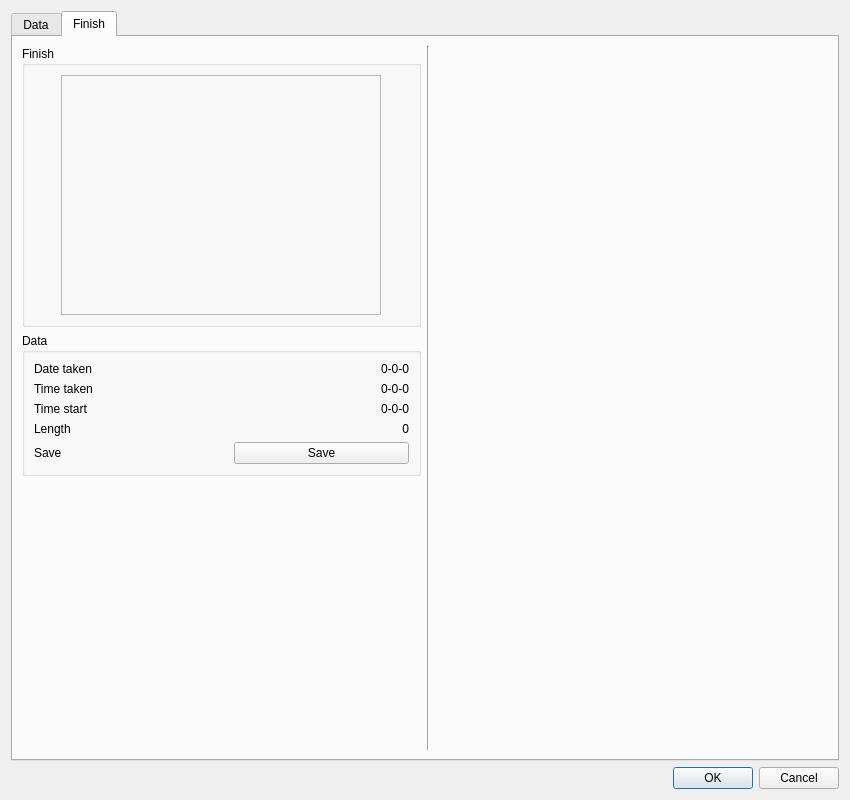
<?xml version="1.0" encoding="UTF-8"?>
<ui version="4.0">
 <class>Athlete</class>
 <widget class="QDialog" name="Athlete">
  <property name="windowModality">
   <enum>Qt::WindowModal</enum>
  </property>
  <property name="geometry">
   <rect>
    <x>0</x>
    <y>0</y>
    <width>850</width>
    <height>800</height>
   </rect>
  </property>
  <property name="minimumSize">
   <size>
    <width>850</width>
    <height>800</height>
   </size>
  </property>
  <property name="focusPolicy">
   <enum>Qt::NoFocus</enum>
  </property>
  <property name="windowTitle">
   <string>Athlete</string>
  </property>
  <property name="modal">
   <bool>true</bool>
  </property>
  <layout class="QVBoxLayout" name="verticalLayout_3">
   <item>
    <widget class="QTabWidget" name="tab">
     <property name="focusPolicy">
      <enum>Qt::NoFocus</enum>
     </property>
     <property name="currentIndex">
      <number>1</number>
     </property>
     <widget class="QWidget" name="pgData">
      <attribute name="title">
       <string>Data</string>
      </attribute>
      <layout class="QHBoxLayout" name="horizontalLayout">
       <item>
        <layout class="QVBoxLayout" name="vlDataL">
         <item>
          <widget class="QGroupBox" name="grpAthlete">
           <property name="focusPolicy">
            <enum>Qt::StrongFocus</enum>
           </property>
           <property name="title">
            <string>Athlete</string>
           </property>
           <layout class="QVBoxLayout" name="verticalLayout_4">
            <item>
             <layout class="QHBoxLayout" name="horizontalLayout_2">
              <item>
               <widget class="QLabel" name="lblHeadingName">
                <property name="text">
                 <string>Name</string>
                </property>
               </widget>
              </item>
              <item>
               <widget class="QLineEdit" name="edtName">
                <property name="minimumSize">
                 <size>
                  <width>175</width>
                  <height>0</height>
                 </size>
                </property>
                <property name="maximumSize">
                 <size>
                  <width>175</width>
                  <height>16777215</height>
                 </size>
                </property>
                <property name="placeholderText">
                 <string>John</string>
                </property>
               </widget>
              </item>
             </layout>
            </item>
            <item>
             <layout class="QHBoxLayout" name="horizontalLayout_3">
              <item>
               <widget class="QLabel" name="lblHeadingSurname">
                <property name="text">
                 <string>Surname</string>
                </property>
               </widget>
              </item>
              <item>
               <widget class="QLineEdit" name="edtSurname">
                <property name="minimumSize">
                 <size>
                  <width>175</width>
                  <height>0</height>
                 </size>
                </property>
                <property name="maximumSize">
                 <size>
                  <width>175</width>
                  <height>16777215</height>
                 </size>
                </property>
                <property name="placeholderText">
                 <string>Doe</string>
                </property>
               </widget>
              </item>
             </layout>
            </item>
            <item>
             <layout class="QHBoxLayout" name="horizontalLayout_4">
              <item>
               <widget class="QLabel" name="lblHeadingAge">
                <property name="text">
                 <string>Age</string>
                </property>
               </widget>
              </item>
              <item>
               <widget class="QSpinBox" name="spnAge">
                <property name="minimumSize">
                 <size>
                  <width>175</width>
                  <height>0</height>
                 </size>
                </property>
                <property name="maximumSize">
                 <size>
                  <width>175</width>
                  <height>16777215</height>
                 </size>
                </property>
                <property name="minimum">
                 <number>3</number>
                </property>
                <property name="maximum">
                 <number>150</number>
                </property>
               </widget>
              </item>
             </layout>
            </item>
            <item>
             <layout class="QHBoxLayout" name="horizontalLayout_5">
              <item>
               <widget class="QLabel" name="lblHeadingLane">
                <property name="text">
                 <string>Lane</string>
                </property>
               </widget>
              </item>
              <item>
               <widget class="QComboBox" name="cmbLane">
                <property name="enabled">
                 <bool>false</bool>
                </property>
                <property name="minimumSize">
                 <size>
                  <width>175</width>
                  <height>0</height>
                 </size>
                </property>
                <property name="maximumSize">
                 <size>
                  <width>175</width>
                  <height>16777215</height>
                 </size>
                </property>
               </widget>
              </item>
             </layout>
            </item>
           </layout>
          </widget>
         </item>
         <item>
          <spacer name="verticalSpacer">
           <property name="orientation">
            <enum>Qt::Vertical</enum>
           </property>
           <property name="sizeHint" stdset="0">
            <size>
             <width>20</width>
             <height>40</height>
            </size>
           </property>
          </spacer>
         </item>
         <item>
          <spacer name="horizontalSpacer_5">
           <property name="orientation">
            <enum>Qt::Horizontal</enum>
           </property>
           <property name="sizeHint" stdset="0">
            <size>
             <width>40</width>
             <height>20</height>
            </size>
           </property>
          </spacer>
         </item>
         <item>
          <spacer name="horizontalSpacer">
           <property name="orientation">
            <enum>Qt::Horizontal</enum>
           </property>
           <property name="sizeHint" stdset="0">
            <size>
             <width>0</width>
             <height>0</height>
            </size>
           </property>
          </spacer>
         </item>
        </layout>
       </item>
       <item>
        <widget class="Line" name="line1">
         <property name="orientation">
          <enum>Qt::Vertical</enum>
         </property>
        </widget>
       </item>
       <item>
        <layout class="QVBoxLayout" name="vlDataR">
         <item>
          <widget class="QGroupBox" name="grpHelp">
           <property name="title">
            <string>Help</string>
           </property>
           <layout class="QVBoxLayout" name="verticalLayout_5">
            <item>
             <widget class="QLabel" name="lblHelp">
              <property name="text">
               <string>Add common information about the athlete here.</string>
              </property>
              <property name="wordWrap">
               <bool>true</bool>
              </property>
             </widget>
            </item>
           </layout>
          </widget>
         </item>
         <item>
          <spacer name="verticalSpacer_2">
           <property name="orientation">
            <enum>Qt::Vertical</enum>
           </property>
           <property name="sizeHint" stdset="0">
            <size>
             <width>20</width>
             <height>40</height>
            </size>
           </property>
          </spacer>
         </item>
         <item>
          <spacer name="horizontalSpacer_6">
           <property name="orientation">
            <enum>Qt::Horizontal</enum>
           </property>
           <property name="sizeHint" stdset="0">
            <size>
             <width>40</width>
             <height>20</height>
            </size>
           </property>
          </spacer>
         </item>
         <item>
          <spacer name="horizontalSpacer_2">
           <property name="orientation">
            <enum>Qt::Horizontal</enum>
           </property>
           <property name="sizeHint" stdset="0">
            <size>
             <width>0</width>
             <height>0</height>
            </size>
           </property>
          </spacer>
         </item>
        </layout>
       </item>
      </layout>
     </widget>
     <widget class="QWidget" name="pgFinish">
      <attribute name="title">
       <string>Finish</string>
      </attribute>
      <layout class="QHBoxLayout" name="horizontalLayout_6">
       <item>
        <layout class="QVBoxLayout" name="vlFinishL">
         <item>
          <widget class="QGroupBox" name="grpFinish">
           <property name="title">
            <string>Finish</string>
           </property>
           <layout class="QVBoxLayout" name="verticalLayout_8">
            <item>
             <layout class="QHBoxLayout" name="horizontalLayout_7">
              <property name="bottomMargin">
               <number>0</number>
              </property>
              <item>
               <widget class="QLabel" name="lblImage">
                <property name="minimumSize">
                 <size>
                  <width>320</width>
                  <height>240</height>
                 </size>
                </property>
                <property name="maximumSize">
                 <size>
                  <width>320</width>
                  <height>240</height>
                 </size>
                </property>
                <property name="frameShape">
                 <enum>QFrame::StyledPanel</enum>
                </property>
                <property name="text">
                 <string/>
                </property>
                <property name="pixmap">
                 <pixmap resource="images.qrc">:/pic/no_image.jpg</pixmap>
                </property>
                <property name="scaledContents">
                 <bool>true</bool>
                </property>
               </widget>
              </item>
             </layout>
            </item>
           </layout>
          </widget>
         </item>
         <item>
          <widget class="QGroupBox" name="grpData">
           <property name="title">
            <string>Data</string>
           </property>
           <layout class="QVBoxLayout" name="verticalLayout_9">
            <item>
             <layout class="QHBoxLayout" name="horizontalLayout_8">
              <property name="bottomMargin">
               <number>0</number>
              </property>
              <item>
               <widget class="QLabel" name="lblHeadingDateTaken">
                <property name="text">
                 <string>Date taken</string>
                </property>
               </widget>
              </item>
              <item>
               <widget class="QLabel" name="lblDateTaken">
                <property name="text">
                 <string>0-0-0</string>
                </property>
                <property name="alignment">
                 <set>Qt::AlignRight|Qt::AlignTrailing|Qt::AlignVCenter</set>
                </property>
               </widget>
              </item>
             </layout>
            </item>
            <item>
             <layout class="QHBoxLayout" name="horizontalLayout_9">
              <property name="bottomMargin">
               <number>0</number>
              </property>
              <item>
               <widget class="QLabel" name="lblHeadingTimeTaken">
                <property name="text">
                 <string>Time taken</string>
                </property>
               </widget>
              </item>
              <item>
               <widget class="QLabel" name="lblTimeTaken">
                <property name="text">
                 <string>0-0-0</string>
                </property>
                <property name="alignment">
                 <set>Qt::AlignRight|Qt::AlignTrailing|Qt::AlignVCenter</set>
                </property>
               </widget>
              </item>
             </layout>
            </item>
            <item>
             <layout class="QHBoxLayout" name="horizontalLayout_10">
              <property name="bottomMargin">
               <number>0</number>
              </property>
              <item>
               <widget class="QLabel" name="lblHeadingTime">
                <property name="text">
                 <string>Time start</string>
                </property>
               </widget>
              </item>
              <item>
               <widget class="QLabel" name="lblTimeStart">
                <property name="text">
                 <string>0-0-0</string>
                </property>
                <property name="alignment">
                 <set>Qt::AlignRight|Qt::AlignTrailing|Qt::AlignVCenter</set>
                </property>
               </widget>
              </item>
             </layout>
            </item>
            <item>
             <layout class="QHBoxLayout" name="horizontalLayout_12">
              <property name="bottomMargin">
               <number>0</number>
              </property>
              <item>
               <widget class="QLabel" name="lblHeadingLength">
                <property name="text">
                 <string>Length</string>
                </property>
               </widget>
              </item>
              <item>
               <widget class="QLabel" name="lblLength">
                <property name="text">
                 <string>0</string>
                </property>
                <property name="alignment">
                 <set>Qt::AlignRight|Qt::AlignTrailing|Qt::AlignVCenter</set>
                </property>
               </widget>
              </item>
             </layout>
            </item>
            <item>
             <layout class="QHBoxLayout" name="horizontalLayout_11">
              <property name="bottomMargin">
               <number>0</number>
              </property>
              <item>
               <widget class="QLabel" name="lblHeadingSave">
                <property name="text">
                 <string>Save</string>
                </property>
               </widget>
              </item>
              <item>
               <widget class="QPushButton" name="btnSave">
                <property name="minimumSize">
                 <size>
                  <width>175</width>
                  <height>0</height>
                 </size>
                </property>
                <property name="maximumSize">
                 <size>
                  <width>175</width>
                  <height>16777215</height>
                 </size>
                </property>
                <property name="text">
                 <string>Save</string>
                </property>
               </widget>
              </item>
             </layout>
            </item>
           </layout>
          </widget>
         </item>
         <item>
          <spacer name="verticalSpacer_3">
           <property name="orientation">
            <enum>Qt::Vertical</enum>
           </property>
           <property name="sizeHint" stdset="0">
            <size>
             <width>20</width>
             <height>40</height>
            </size>
           </property>
          </spacer>
         </item>
         <item>
          <spacer name="horizontalSpacer_3">
           <property name="orientation">
            <enum>Qt::Horizontal</enum>
           </property>
           <property name="sizeHint" stdset="0">
            <size>
             <width>40</width>
             <height>20</height>
            </size>
           </property>
          </spacer>
         </item>
        </layout>
       </item>
       <item>
        <widget class="Line" name="line2">
         <property name="orientation">
          <enum>Qt::Vertical</enum>
         </property>
        </widget>
       </item>
       <item>
        <layout class="QVBoxLayout" name="vlFinishR">
         <item>
          <spacer name="verticalSpacer_4">
           <property name="orientation">
            <enum>Qt::Vertical</enum>
           </property>
           <property name="sizeHint" stdset="0">
            <size>
             <width>20</width>
             <height>40</height>
            </size>
           </property>
          </spacer>
         </item>
         <item>
          <spacer name="horizontalSpacer_4">
           <property name="orientation">
            <enum>Qt::Horizontal</enum>
           </property>
           <property name="sizeHint" stdset="0">
            <size>
             <width>40</width>
             <height>20</height>
            </size>
           </property>
          </spacer>
         </item>
        </layout>
       </item>
      </layout>
     </widget>
    </widget>
   </item>
   <item>
    <widget class="QDialogButtonBox" name="buttonBox">
     <property name="orientation">
      <enum>Qt::Horizontal</enum>
     </property>
     <property name="standardButtons">
      <set>QDialogButtonBox::Cancel|QDialogButtonBox::Ok</set>
     </property>
    </widget>
   </item>
  </layout>
 </widget>
 <resources>
  <include location="images.qrc"/>
 </resources>
 <connections>
  <connection>
   <sender>buttonBox</sender>
   <signal>accepted()</signal>
   <receiver>Athlete</receiver>
   <slot>accept()</slot>
   <hints>
    <hint type="sourcelabel">
     <x>248</x>
     <y>254</y>
    </hint>
    <hint type="destinationlabel">
     <x>157</x>
     <y>274</y>
    </hint>
   </hints>
  </connection>
  <connection>
   <sender>buttonBox</sender>
   <signal>rejected()</signal>
   <receiver>Athlete</receiver>
   <slot>reject()</slot>
   <hints>
    <hint type="sourcelabel">
     <x>316</x>
     <y>260</y>
    </hint>
    <hint type="destinationlabel">
     <x>286</x>
     <y>274</y>
    </hint>
   </hints>
  </connection>
 </connections>
</ui>
